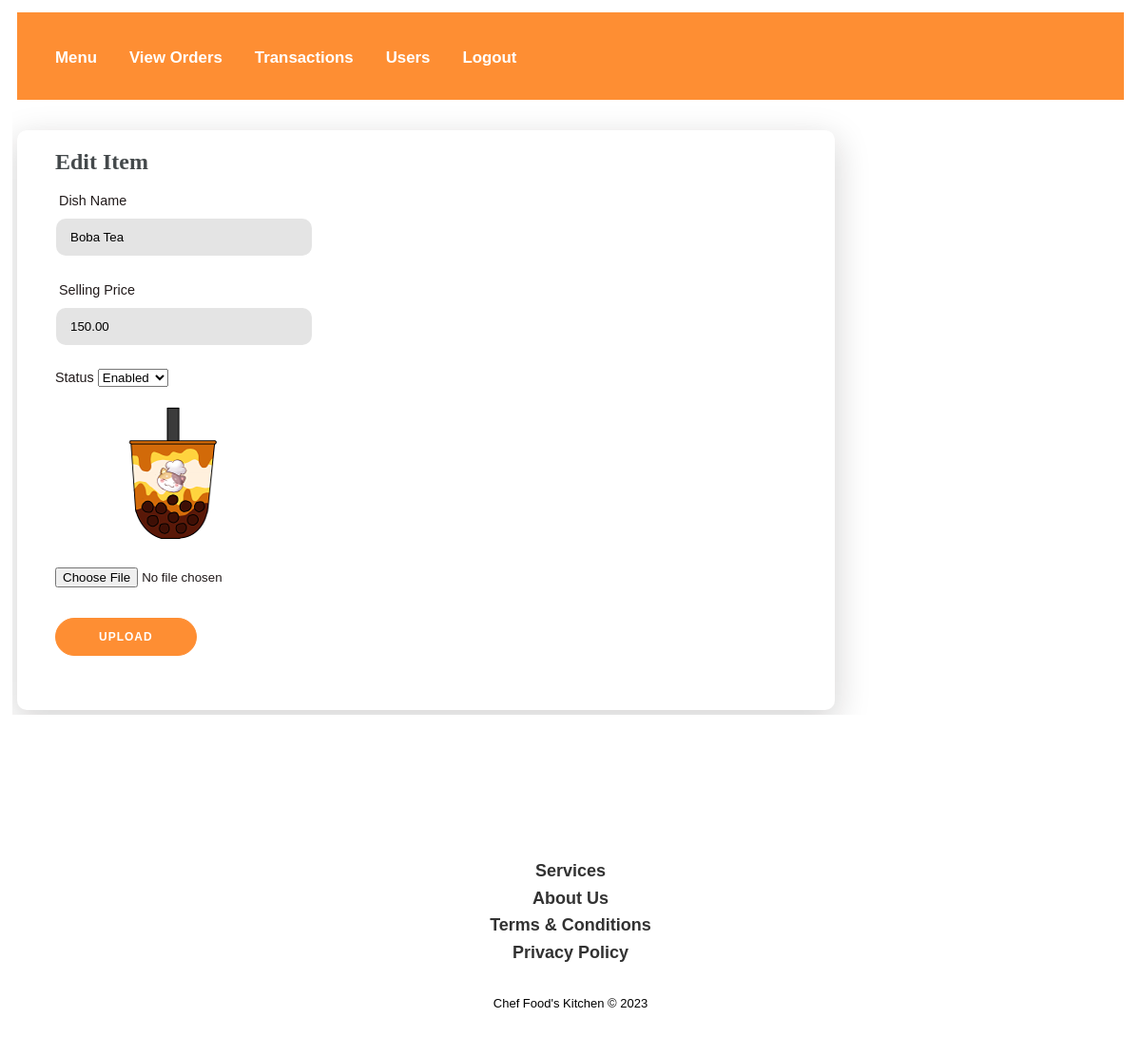
The app's page /editItemPage.php?code=boba_tea (signed in) with its own data.
### tables this page shows
CREATE TABLE `tblproduct` (
  `id` int(8) NOT NULL,
  `name` varchar(255) NOT NULL,
  `code` varchar(255) NOT NULL,
  `image` text NOT NULL,
  `price` double(10,2) NOT NULL,
  `item_status` varchar(255) DEFAULT NULL
);

### php/dbcontroller.php (called while the page is built, shortened)
<?php
class DBController {
	private $host = "localhost";
	private $user = "root";
	private $password = "";
	private $database = "testing";
	private $conn;
	function __construct() {
		$this->conn = $this->connectDB();
	}
	function connectDB() {
		$conn = mysqli_connect($this->host,$this->user,$this->password,$this->database);
		return $conn;
	}
	function runQuery($query) {
		$result = mysqli_query($this->conn,$query);
		while($row=mysqli_fetch_assoc($result)) {
			$resultset[] = $row;
		}
		if(!empty($resultset))
			return $resultset;
	}
}
?>

### php/editItem.php (called while the page is built, shortened)
<?php
require_once("php/dbcontroller.php");
$db_handle = new DBController();
$productByCode = $db_handle->runQuery("SELECT * FROM tblproduct WHERE code='" . $_GET["code"] . "'");
?>

### editItemPage.php (the view, shortened to what this page needs)
<!DOCTYPE html>
<html lang="en">
<head>
    <link rel="stylesheet" href="https://cdnjs.cloudflare.com/ajax/libs/ionicons/2.0.1/css/ionicons.min.css">
</head>
<body>
    <div class="container">
        <?php include 'php/nav.php'?>
        <br><br>
        <div class="edit">
        <form method="POST" action="" enctype="multipart/form-data" class="formedit">
        <?php include('php/editItem.php');
        if(isset($_SESSION["cart_item"])){
            foreach ($_SESSION["cart_item"] as $item){ ?>
        <?php    }
        } ?>
          <div class = "titletxt">Edit Item</div>
          <br>
          <div class="input-group">
          <label>Dish Name</label>
          <input type="text" name="name" value="<?php echo $item['name'];?>"></div><br>
          <div class="input-group">
          <label>Selling Price</label>
          <input type="text" name="price" value="<?php echo $item['price'];?>"></div><br>
          <label for="status">Status </label>
          <select name="status" id="status">
            <option value="Enabled">Enabled</option>
          </select><br><br>
          <img src="<?php echo $item['image']?>" alt=""><br><br>
          <input type="file" name="uploadfile" value=""/><br><br><br>
          <button type="submit" name="upload" class="button">UPLOAD</button>
        </form>
        </div>
    </div>
    <br><br>
    <div class="footer-basic">
        <footer>
            <div class="social"><a href="#"></a><a href="#"></a><a href="#"></a><a href="#"></a></div>
            <ul class="list-inline">
                <li class="list-inline-item"><a href="#"><b>Services</a></li>
                <li class="list-inline-item"><a href="#">About Us</a></li>
                <li class="list-inline-item"><a href="#">Terms & Conditions</a></li>
                <li class="list-inline-item"><a href="#">Privacy Policy</b></a></li>
            </ul>
            <br>
            <p class="copyright">Chef Food's Kitchen © 2023</p>
        </footer>
    </div>
</body>
</html>

### records on screen
tblproduct: name "Boba Tea", price "150.00", image (picture)
